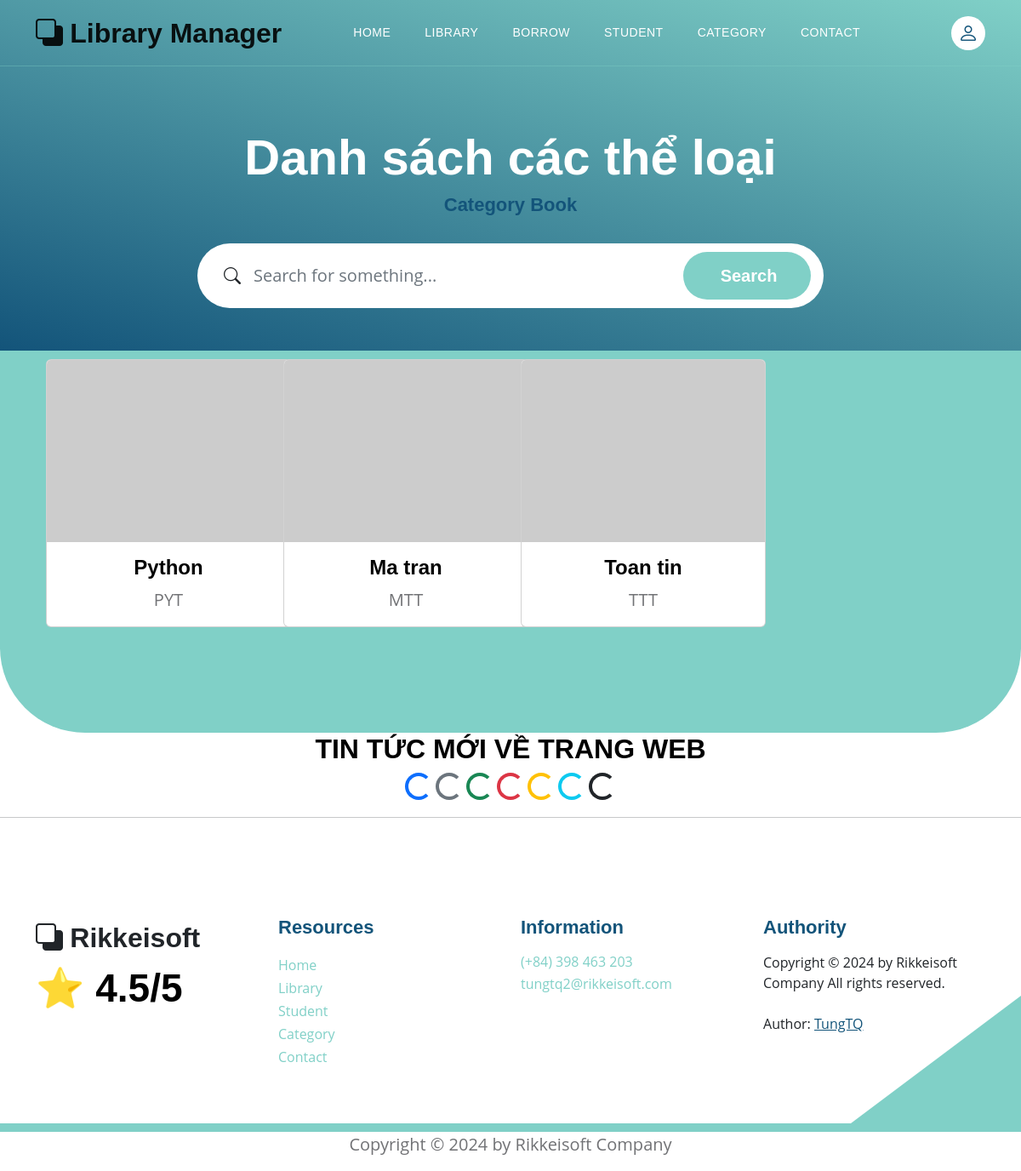
/category_books, run on an earlier commit of the app's database.
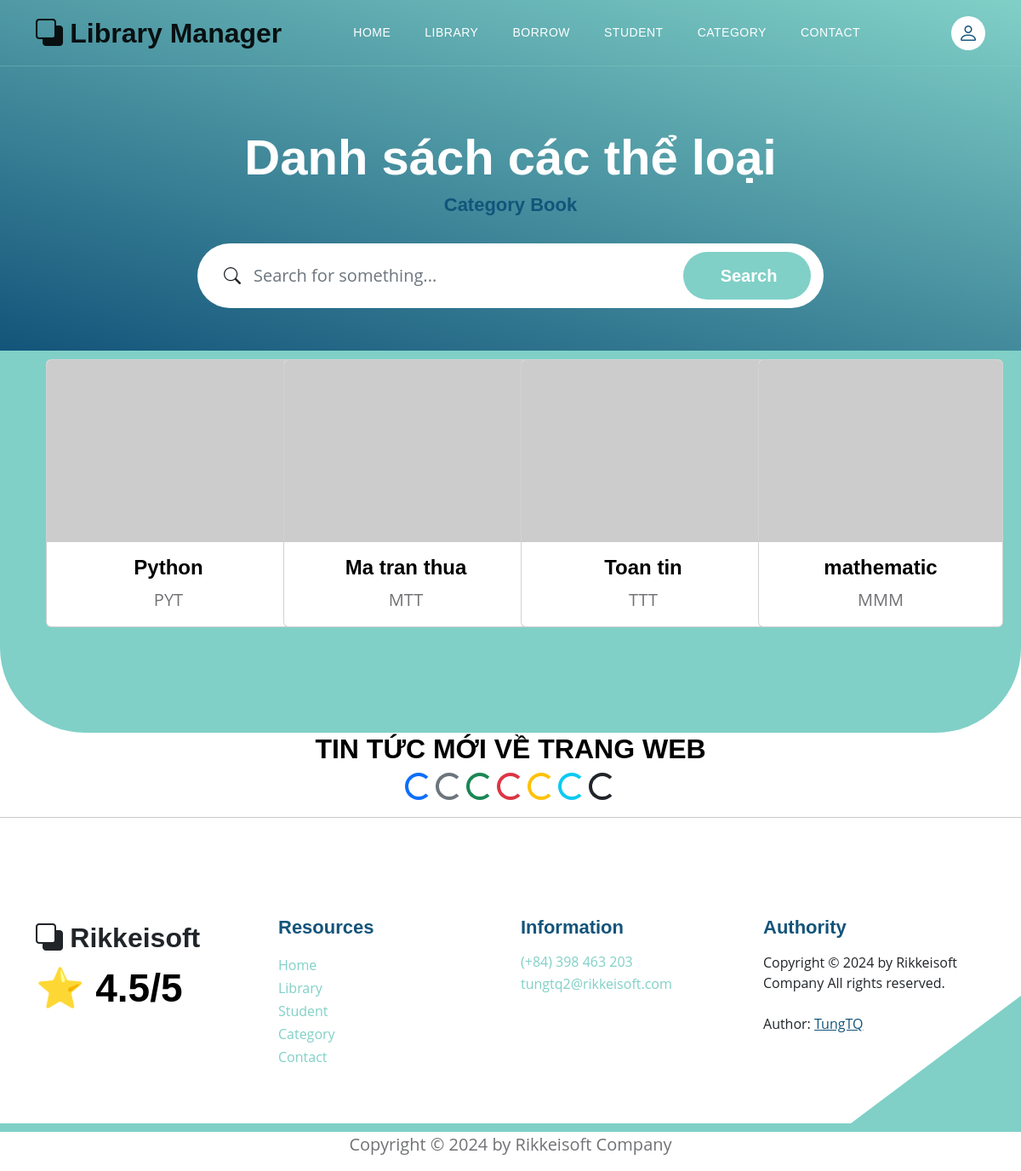
And on a later commit of the database.
### models.py (models this page shows, shortened)
class Category(Base):
    __tablename__ = 'category'
    category_id = Column(String(10), primary_key=True, index=True)
    category_name = Column(String(50), index=True)
    insert_at = Column(DateTime, index = True)
    insert_id = Column(String(30), index = True)
    update_at = Column(DateTime,index=True)
    update_id = Column(String(30), index = True)
    delete_at = Column(DateTime,index=True)
    delete_id = Column(String(30), index = True)
    delete_flag = Column(Integer, index=True)
    category_books = relationship("Book", back_populates="category")

### main.py (the view)
@app.get('/category_books', response_class=HTMLResponse)
async def get_all_category(request: Request, db: Session = Depends(models.get_db)):
    mean_star = get_mean_star(db)
    all_category = db.query(models.Category).filter(models.Category.delete_flag != 1).all()
    return templates.TemplateResponse("category_list.html", {"request": request, "all_category": all_category, "mean_star": mean_star})

### templates/category_list.html (shortened to what this page needs)
{% extends "base.html" %}
{% block content %}
<section class="hero-section d-flex justify-content-center align-items-center" id="section_1"
    style="padding-bottom: 50px;">
    <div class="container">
        <div class="row">
            <div class="col-lg-8 col-12 mx-auto">
                <h1 class="text-white text-center"> Danh sách các thể loại </h1>
                <h6 class="text-center"> Category Book </h6>
                <form action="/category_books/search_category" method="get" class="custom-form mt-4 pt-2 mb-lg-0 mb-5"
                    role="search">
                    <div class="input-group input-group-lg">
                        <span class="input-group-text bi-search" id="basic-addon1">
                        </span>
                        <input name="searching" type="search" class="form-control" id="searching"
                            placeholder="Search for something..." aria-label="Search">
                        <button type="submit" class="form-control">Search</button>
                    </div>
                </form>
            </div>
        </div>
    </div>
</section>
<section class="featured-section">
    <div class="container">
        <div class="container text-center bg-body-secondary">
            <div style="padding-top: 110px;">
                <div class="row">
                    {% for category in all_category %}
                    <div class="col-md-6 col-lg-4 col-xl-3 mb-4">
                        <div class="card" style="width: 18rem;">
                            <img src="https://placehold.co/200x150" class="card-img-top"
                                alt="https://placehold.co/200x150"
                                style="transition: transform 0.3s ease-in-out, filter 0.3s ease-in-out;"
                                onmouseover="this.style.transform='scale(1.1)'; this.style.filter='brightness(80%)';"
                                onmouseout="this.style.transform='scale(1)'; this.style.filter='brightness(100%)';">
                            <div class="card-body">
                                <h5 class="card-title"> {{category.category_name}} </h5>
                                <p class="card-text"> {{category.category_id}} </p>
                            </div>
                        </div>
                    </div>
                    {% endfor %}
                </div>
            </div>
        </div>
    </div>
</section>
<div style="text-align: center;">
    <h3> TIN TỨC MỚI VỀ TRANG WEB </h3>
    <div class="spinner-border text-primary" role="status">
    </div>
    <div class="spinner-border text-secondary" role="status">
    </div>
    <div class="spinner-border text-success" role="status">
    </div>
    <div class="spinner-border text-danger" role="status">
    </div>
    <div class="spinner-border text-warning" role="status">
    </div>
    <div class="spinner-border text-info" role="status">
    </div>
    <div class="spinner-border text-dark" role="status">
    </div>
</div>
<hr>
{% endblock content %}

### templates/base.html (shortened to what this page needs)
<!DOCTYPE html>
<html lang="en">
<head>
    <link href="/static/css/bootstrap.min.css" rel="stylesheet">
    <link href="/static/css/bootstrap-icons.css" rel="stylesheet">
    <link href="/static/css/templatemo-topic-listing.css" rel="stylesheet">
</head>
<body id="top">
    <main>
        <div id="sticky-wrapper" class="sticky-wrapper" style="height: 78px;">
            <nav class="navbar navbar-expand-lg bg-body-tertiary">
                <div class="container">
                    <a class="navbar-brand" href="http://127.0.0.1:8000/">
                        <i class="bi-back"></i>
                        <span> Library Manager </span>
                    </a>
                    <div class="collapse navbar-collapse" id="navbarNav">
                        <ul class="navbar-nav ms-lg-5 me-lg-auto">
                            <li class="nav-item">
                                <a class="nav-link click-scroll" href="http://127.0.0.1:8000"> Home </a>
                            </li>
                            <li class="nav-item">
                                <a class="nav-link click-scroll" href="http://127.0.0.1:8000/books"> Library </a>
                            </li>
                            <li class="nav-item">
                                <a class="nav-link click-scroll" href="#section_3"> Borrow </a>
                            </li>
                            <li class="nav-item">
                                <a class="nav-link click-scroll" href="http://127.0.0.1:8000/users"> Student </a>
                            </li>
                            <li class="nav-item">
                                <a class="nav-link click-scroll" href="/category_books"> Category </a>
                            </li>
                            <li class="nav-item">
                                <a class="nav-link click-scroll" href="/contact"> Contact </a>
                            </li>
                        </ul>
                        <div class="d-none d-lg-block">
                            {% if request.cookies.get('token') %}
                            <div class="dropdown">
                                <button class="btn btn-secondary dropdown-toggle" type="button"
                                    data-bs-toggle="dropdown" aria-expanded="false">
                                    <a href="/profile" class="navbar-icon bi-person smoothscroll"> </a> {{
                                    request.cookies.get('username') }}
                                </button>
                                <ul class="dropdown-menu">
                                    <li> <a href="/profile" class="navbar-icon bi-person smoothscroll"> </a> {{
                                        request.cookies.get('username') }}</li>
                                    <li><a class="dropdown-item" href="/logout"> Logout </a></li>
                                </ul>
                            </div>
                            {% else %}
                            <a href="/login" class="navbar-icon bi-person smoothscroll"></a>
                            {% endif %}
                        </div>
                    </div>
                </div>
            </nav>
        </div>
    </main>
    {% block content %}{% endblock content %}
</body>
<footer class="site-footer section-padding">
    <div class="container">
        <div class="row">
            <div class="col-lg-3 col-12 mb-4 pb-2">
                <a class="navbar-brand mb-2" href="/">
                    <i class="bi-back"></i>
                    <span> Rikkeisoft </span>
                </a>
                <h2>⭐ {{mean_star}}/5 </h2>
            </div>
            <div class="col-lg-3 col-md-4 col-6">
                <h6 class="site-footer-title mb-3">Resources</h6>
                <ul class="site-footer-links">
                    <li class="site-footer-link-item">
                        <a href="http://127.0.0.1:8000/" class="site-footer-link"> Home </a>
                    </li>
                    <li class="site-footer-link-item">
                        <a href="http://127.0.0.1:8000/books/" class="site-footer-link"> Library </a>
                    </li>
                    <li class="site-footer-link-item">
                        <a href="http://127.0.0.1:8000/users" class="site-footer-link"> Student </a>
                    </li>
                    <li class="site-footer-link-item">
                        <a href="/category_books" class="site-footer-link"> Category </a>
                    </li>
                    <li class="site-footer-link-item">
                        <a href="/contact" class="site-footer-link"> Contact </a>
                    </li>
                </ul>
            </div>
            <div class="col-lg-3 col-md-4 col-6 mb-4 mb-lg-0">
                <h6 class="site-footer-title mb-3"> Information </h6>
                <p class="text-white d-flex mb-1">
                    <a href="tel: 0398463203" class="site-footer-link">
                        (+84) 398 463 203
                    </a>
                </p>
                <p class="text-white d-flex">
                    <a href="mailto:tungtq2@rikkeisoft.com" class="site-footer-link">
                        tungtq2@rikkeisoft.com
                    </a>
                </p>
            </div>
            <div class="col-lg-3 col-md-4 col-12 mt-4 mt-lg-0 ms-auto">
                <h6 class="site-footer-title mb-3"> Authority </h6>
                Copyright © 2024 by Rikkeisoft Company All rights reserved.
                <br><br> Author: <a rel="nofollow" href="https://github.com/pisceskibo" target="_blank"> <u> TungTQ </u>
                </a>
            </div>
        </div>
    </div>
</footer>
<p style="text-align: center;"> Copyright © 2024 by Rikkeisoft Company </p>
</html>

What changed in the data, as far as the page shows it:
changed Category "MTT": category_name "Ma tran" → "Ma tran thua"
added Category: category_name "mathematic", category_id "MMM"
